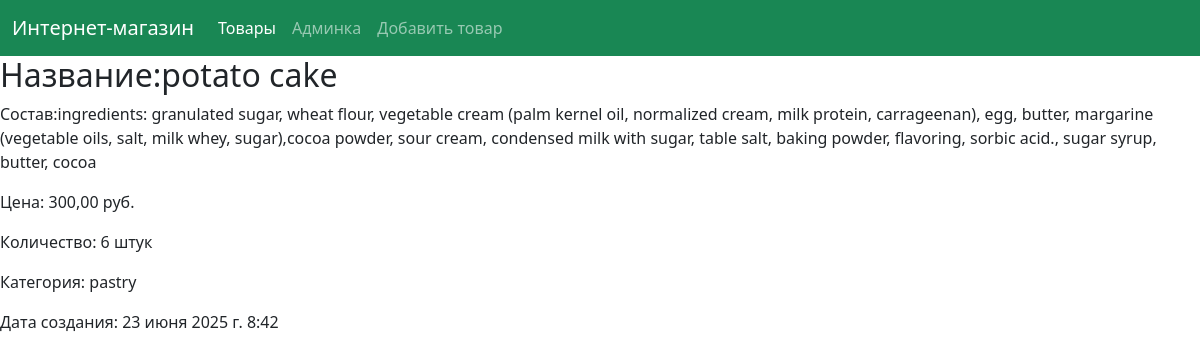
Page /product/1 on the committed database.
### shop_app/models.py (models this page shows, shortened)
class Product(models.Model):
    name = models.CharField(max_length=200, verbose_name='Название товара', null=True)
    description = models.TextField(blank=True, verbose_name='Состав')
    price = models.DecimalField(max_digits=10, decimal_places=2, verbose_name='Цена')
    quantity = models.IntegerField(blank=True, default=0, verbose_name='Количество')
    created_at = models.DateTimeField(auto_now_add=True)
    category = models.ForeignKey(Category, on_delete=models.CASCADE, related_name='products')

class Category(models.Model):
    category_id = models.AutoField(primary_key=True)
    name = models.CharField(max_length=150, verbose_name='Название категории', default='', null=True)
    description = models.TextField(blank=True, verbose_name='Описание',)

### shop_app/views.py (the view)
# urls.py: path('product/<int:pk>', views.ProductDetailView.as_view(), name='product_detail'),
class ProductDetailView(DetailView):
    model = Product
    template_name = 'shop_app/product_detail.html'
    context_object_name = 'product'

### shop_app/templates/shop_app/product_detail.html
{% extends 'shop_app/base.html' %}
{% block content %}
<h2>Название:{{ product.name }}</h2>
<p>Состав:{{ product.description }}</p>
<p>Цена: {{ product.price }} руб.</p>
<p>Количество: {{ product.quantity }} штук</p>
<p>Категория: {{ product.category.name }}</p>
<p>Дата создания: {{ product.created_at }}</p>
{% endblock %}

### rows in the picture
Product: name "potato cake", description "ingredients: granulated sugar, wheat flour, vegetable cream (palm kernel oil, normalized cream, milk protein, carrageenan), egg, butter, margarine (vegetable oils, salt, milk whey, sugar),cocoa powder, sour cream, condensed milk with sugar, table salt, baking powder, flavoring, sorbic acid., sugar syrup, butter, cocoa", price "300,00", quantity "6", category.name "pastry", created_at "23 июня 2025 г. 8:42"
